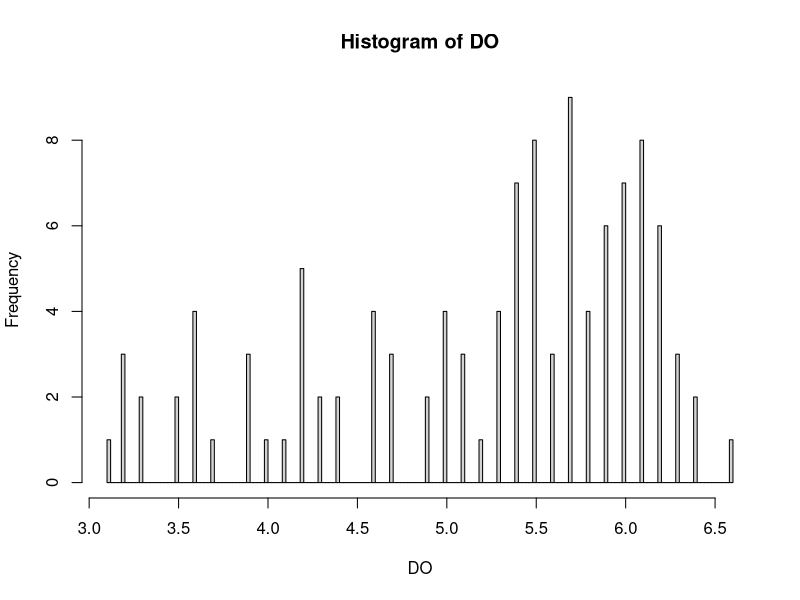
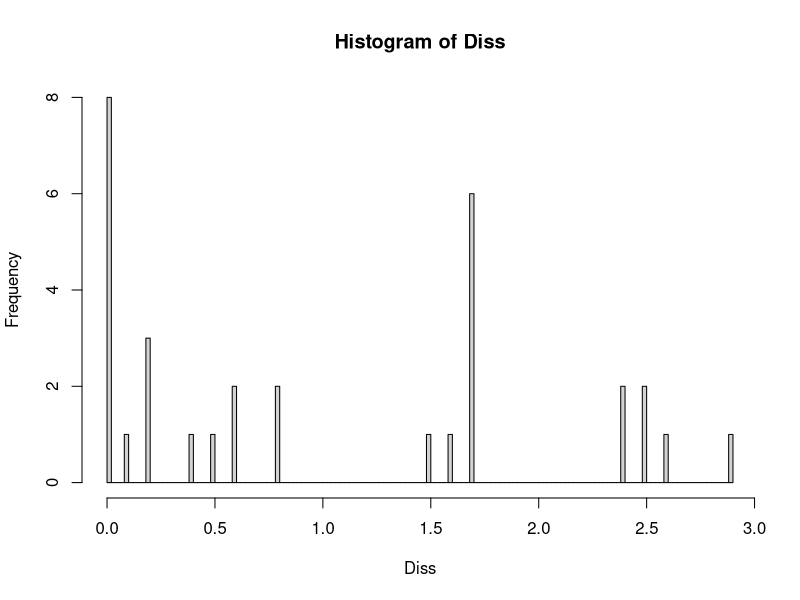
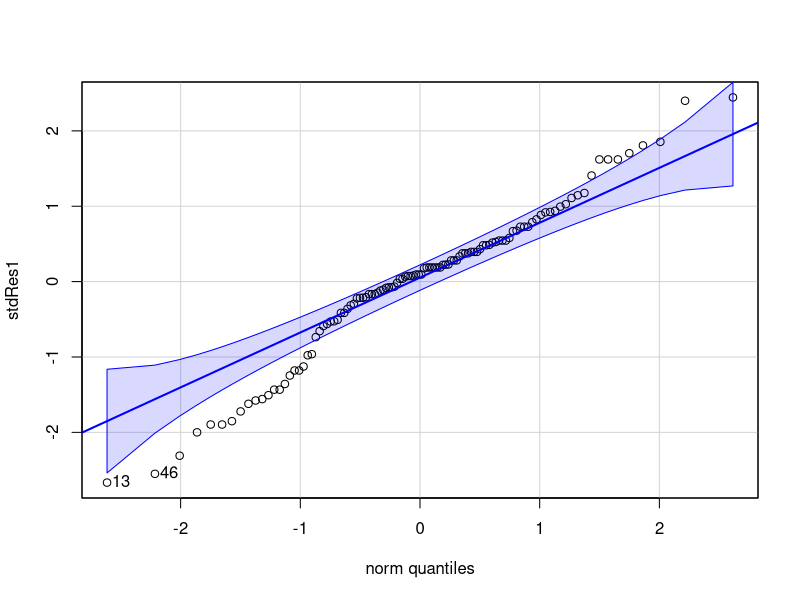
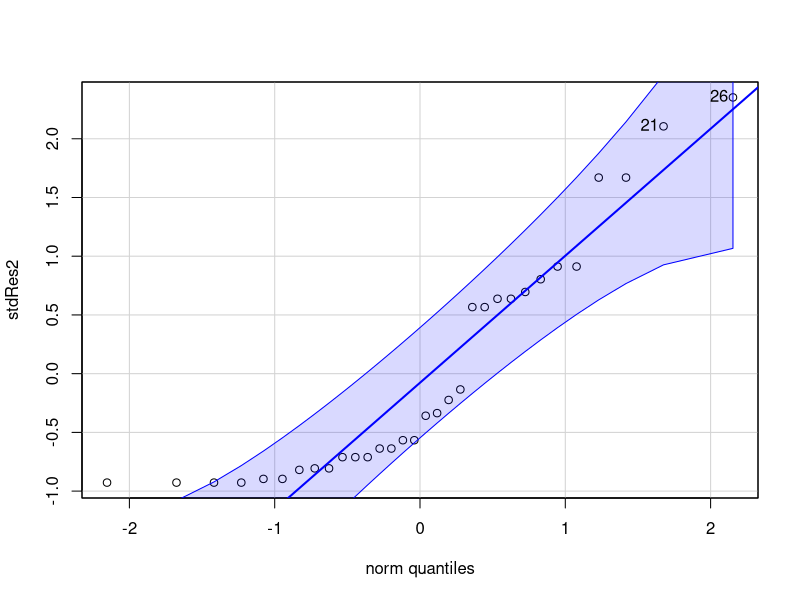
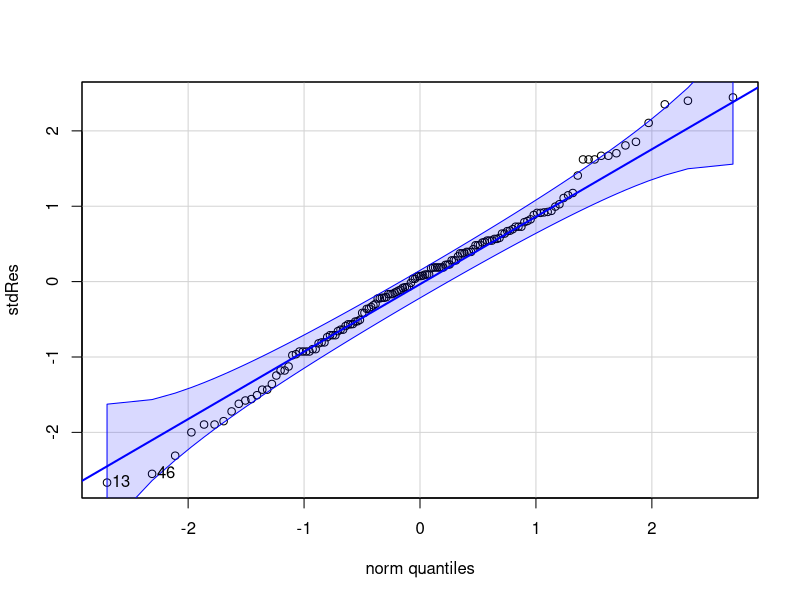

Here is the R script that generated these plots, in order:
library(gdata)
library(stats)
library(reshape2)
library(car)
library(sn)


#data set greater than 3
loc <- c(rep("DN",16), rep("SG",20), rep("HL",20))
seas <- c(rep("DRY",54), rep("WET",58))
DO <- c(5.6,5.3,5.3,4.9,3.7,6,5.6,5.5,5.7,6.0,5.5,5.4,3.6,5.9,5.5,5.4,
        5.5,5,4.3,4.2,3.9,3.6,3.6,3.3,5.5,
        5.5,5,4.3,4.2,3.9,3.5,3.1,3.6,5.2,
        5.5,4,5.4,5.8,5.4,6,5.5,5.7,5.9,4.6,5.3,3.5,5.4,
        5.7,5.1,6,5.4,5.7,5.9,4.2,
        6.6,6.2,5.7,5.4,4.7,6.2,6.1,5.9,6.3,6.1,5.6,5.3,4.7,6.4,6,6,
        5.8,5.7,5.1,4.6,4.4,3.2,4.1,3.2,4.2,4.2,6.1,
        5.7,5.7,4.9,4.6,4.6,3.2,4.7,3.3,4.4,3.9,6.2,
        6,5.1,5.9,5.8,5.8,6.4,6.2,6.1,6.2,5.7,
        6.1,5,6.1,6.3,5.9,6.3,6.1,6.1,6.2,5)
YR <- c(rep("2009",8), rep("2010", 8),rep("2009",10), rep("2010", 9),rep("2009",10), rep("2010", 10),rep("2009",8), rep("2010", 8),rep("2009",11), rep("2010", 10),rep("2009",10), rep("2010", 10))
mydata <- data.frame(loc, seas, YR, DO)
h1 = hist(DO, breaks = 144)

#Trying to turn my explanatory variables to not sting so i can use the ":" command
loc = mydata$loc[!is.na(mydata$DO)]
seas = mydata$seas[!is.na(mydata$DO)]
YR = mydata$YR[!is.na(mydata$DO)]
DO = mydata$DO[!is.na(mydata$DO)]

#Fit the linear model
myfit <- lm(DO ~ loc+seas+YR+loc*seas+loc*YR+seas*YR+loc*seas*YR, mydata)
myfitSN <- selm(DO ~ loc+seas+YR+loc*seas+loc*YR+seas*YR+loc*seas*YR, family = "SN", method = "MLE")


#data set less than 3
location <- c(rep("SG",14), rep("HL",4),rep("SG",10), rep("HL",4))
season <- c(rep("DRY",18), rep("WET",14))
Diss <- c(1.5,0,0.2,1.7,2.4,0,0.2,1.6,0,0.2,1.7,2.4,0,0.1,0.8,1.7,0.8,1.7,0,0.6,2.6,0,0.4,0,0.6,2.9,0,0.5,1.7,2.5,1.7,2.5)
Year <- c(rep("2009",7), rep("2010", 7),rep("2009",2), rep("2010", 2),rep("2009",5), rep("2010", 5),rep("2009",2), rep("2010", 2))
mydata2 <- data.frame(location, season, Year, Diss)
h2 = hist(Diss, breaks = 144)

location = mydata2$location[!is.na(mydata2$Diss)]
season = mydata2$season[!is.na(mydata2$Diss)]
Year = mydata2$Year[!is.na(mydata2$Diss)]
Diss = mydata2$Diss[!is.na(mydata2$Diss)]

myfit2 <- lm(Diss ~ location+season+Year+location*season+location*Year+season*Year+location*season*Year, mydata2)

summary(myfit)
aov.out <- aov(myfit)
summary(aov.out)

summary(myfit2)
aov.out2 <- aov(myfit2)
summary(aov.out2)

#standardized residuals
stdRes1 = rstandard(myfit)
stdRes2 = rstandard(myfit2)
stdRes <- c(stdRes1, stdRes2)
#qqplot
qqPlot(stdRes1)
qqPlot(stdRes2)
qqPlot(stdRes)

#Normal Plot on the histogram
#xfit<-seq(min(DO),max(DO),length=40) 
#yfit<-dnorm(xfit,mean=mean(DO),sd=sd(DO)) 
#yfit <- yfit*diff(h1$mids[1:2])*6*length(DO) 
#lines(xfit, yfit, col="blue", lwd=2)
